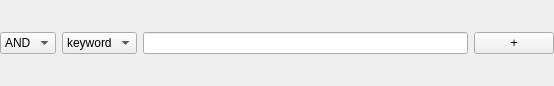
<?xml version="1.0" encoding="UTF-8"?>
<ui version="4.0">
 <class>search_widget</class>
 <widget class="QWidget" name="search_widget">
  <property name="geometry">
   <rect>
    <x>0</x>
    <y>0</y>
    <width>554</width>
    <height>86</height>
   </rect>
  </property>
  <property name="windowTitle">
   <string>Form</string>
  </property>
  <layout class="QHBoxLayout" name="horizontalLayout" stretch="1,1,6,0">
   <property name="leftMargin">
    <number>0</number>
   </property>
   <property name="topMargin">
    <number>0</number>
   </property>
   <property name="rightMargin">
    <number>0</number>
   </property>
   <property name="bottomMargin">
    <number>0</number>
   </property>
   <item>
    <widget class="QComboBox" name="logic_box">
     <property name="sizePolicy">
      <sizepolicy hsizetype="Preferred" vsizetype="Fixed">
       <horstretch>0</horstretch>
       <verstretch>0</verstretch>
      </sizepolicy>
     </property>
     <property name="editable">
      <bool>false</bool>
     </property>
     <property name="insertPolicy">
      <enum>QComboBox::NoInsert</enum>
     </property>
     <property name="sizeAdjustPolicy">
      <enum>QComboBox::AdjustToContents</enum>
     </property>
     <property name="bc" stdset="0">
      <string>Turquoise</string>
     </property>
     <item>
      <property name="text">
       <string>AND</string>
      </property>
     </item>
     <item>
      <property name="text">
       <string>OR</string>
      </property>
     </item>
     <item>
      <property name="text">
       <string>NOT</string>
      </property>
     </item>
    </widget>
   </item>
   <item>
    <widget class="QComboBox" name="range_box">
     <property name="insertPolicy">
      <enum>QComboBox::NoInsert</enum>
     </property>
     <property name="sizeAdjustPolicy">
      <enum>QComboBox::AdjustToContents</enum>
     </property>
     <property name="bc" stdset="0">
      <string>blue2</string>
     </property>
     <item>
      <property name="text">
       <string>keyword</string>
      </property>
     </item>
     <item>
      <property name="text">
       <string>title</string>
      </property>
     </item>
     <item>
      <property name="text">
       <string>author</string>
      </property>
     </item>
    </widget>
   </item>
   <item>
    <widget class="QLineEdit" name="textsearch">
     <property name="styleSheet">
      <string notr="true"/>
     </property>
     <property name="clearButtonEnabled">
      <bool>true</bool>
     </property>
    </widget>
   </item>
   <item>
    <widget class="QPushButton" name="check_add">
     <property name="text">
      <string>+</string>
     </property>
     <property name="fs" stdset="0">
      <string>smaller</string>
     </property>
    </widget>
   </item>
  </layout>
 </widget>
 <resources/>
 <connections/>
</ui>
